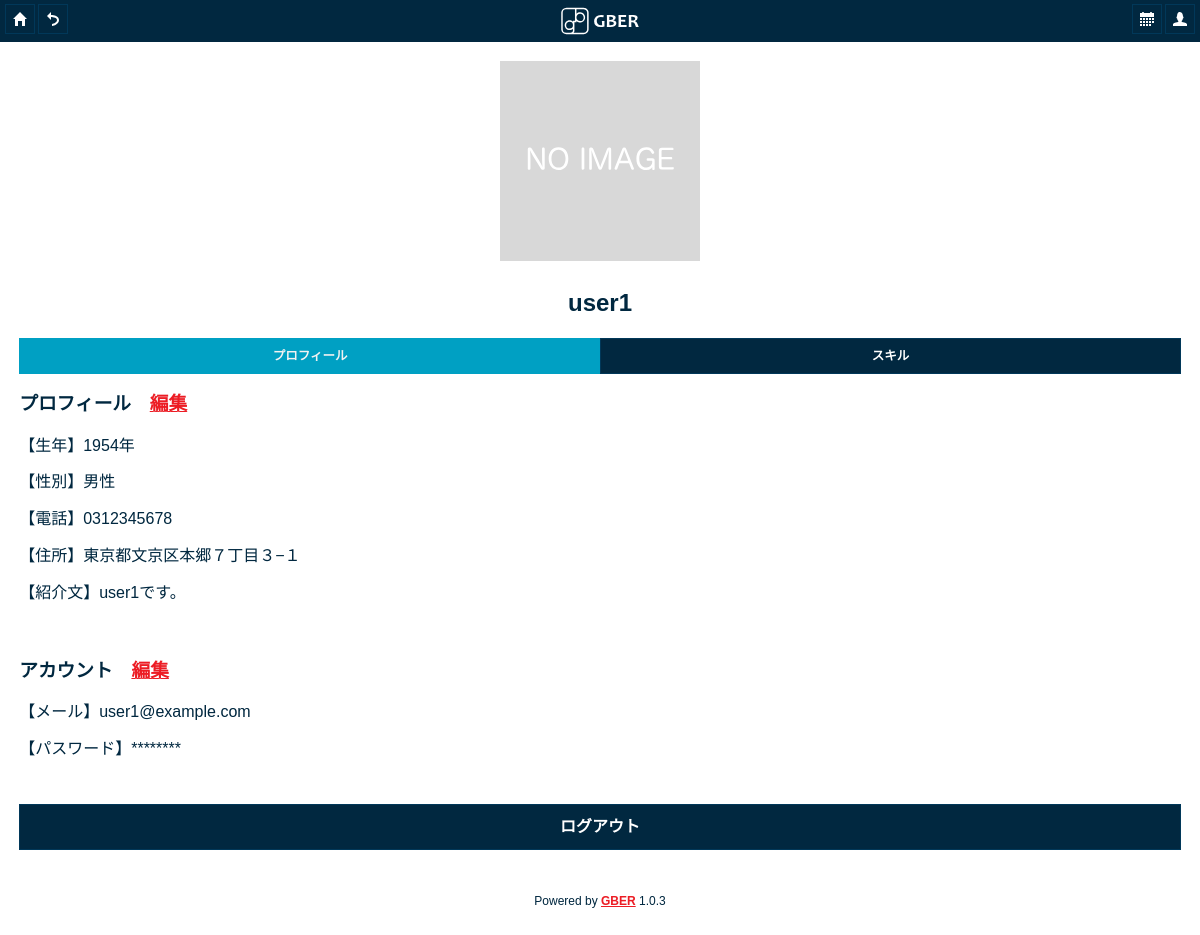
/gber/mypage.php?userno=1 (signed in), run on the app's committed database.
### tables this page shows
CREATE TABLE `db_user` (
  `userno` int(11) NOT NULL AUTO_INCREMENT,
  `mail` varchar(50) DEFAULT NULL,
  `phone` varchar(50) DEFAULT NULL,
  `nickname` varchar(20) DEFAULT NULL,
  `gender` varchar(10) DEFAULT NULL,
  `birthyear` int(11) DEFAULT NULL,
  `pass` varchar(255) DEFAULT NULL,
  `intro` text,
  `address_string` varchar(100) DEFAULT NULL,
  `mylat` float DEFAULT NULL,
  `mylng` float DEFAULT NULL,
  `master` int(11) NOT NULL DEFAULT '0',
  `adminmemo` text NOT NULL,
  `registered_date` date DEFAULT NULL,
  PRIMARY KEY (`userno`)
);

### gber/lib/auth.php (called while the page is built, shortened)
<?php
function generate_token() {
    return hash ( 'sha256', session_id() );
}
function h ($var) {
    if (is_array($var)){
        return array_map(h, $var);
    } else {
        return htmlspecialchars($var, ENT_QUOTES, 'UTF-8');
    }
}
?>

### gber/mypage.php (the view, shortened to what this page needs)
<?php
include __DIR__ . '/lib/auth.php';
?>
<!DOCTYPE html>
<html>
<head>
    <?php include("./common/commonhead.php"); ?>
    <link rel="stylesheet" type="text/css" href="js/rateit/rateit.css"/>
</head>
<body>
<div data-role="page" id="mypage">
    <?php
    $userno = $_GET['userno'];
    $sql = "SELECT * FROM db_user WHERE userno='" . $userno . "'";
    $result = mysql_query($sql) or die ("Query error: " . mysql_error());
    $records = array();
    while ($row = mysql_fetch_assoc($result)) {
        $records[] = $row;
    }
    $records[0]['intro'] = nl2br(h($records[0]['intro']));
    $caretakerflag = false;
    $groupmemberflag = false;
    ?>
    <?php include("./common/header.php"); ?>
    <div data-role="content">
        <div data-role="tabs" id="tabs">
            <div id="profile-container">
                <div>
                    <img src="./model/showuserimage.php?userno=<?php echo $userno; ?>"
                         onerror="this.src='img/noimage.svg';"/></div>
                <h2>
                    <?php
                    echo h($records[0]['nickname']);
                    ?>
                </h2>
            </div>
            <?php
            if ($userno == $_SESSION['userno']) {
                echo "<div data-role=\"navbar\" id=\"navbar\"><ul><li><a href=\"#profiletab\" data-ajax=\"false\">プロフィール</a></li><li><a href=\"#workstab\" data-ajax=\"false\">スキル</a></li></ul></div>";
            }
            ?>
            <div id="profiletab">
                <h3>プロフィール<?php if ($userno == $_SESSION['userno']
                        || $caretakerflag
                    ) {
                        echo "　<a href=\"editprofile.php?userno=" . $userno
                            . "\" rel=\"external\" data-role=\"none\">編集</a>";
                    } ?></h3>
                <?php
                if ($records[0]['birthyear'] == null) {
                    echo "<p>【生年】未設定</p>\n";
                } else {
                    echo "【生年】" . h($records[0]['birthyear']) . "年</p>\n";
                }
                if ($records[0]['gender'] == null) {
                    echo "<p>【性別】未設定</p>\n";
                } else {
                    echo "【性別】". h($records[0]['gender']) . "</p>\n";
                }
                if ($records[0]['phone'] == null) {
                    echo "<p>【電話】未設定</p>\n";
                } else {
                    echo "【電話】" . h($records[0]['phone']) . "</p>\n";
                }
                if ($records[0]['address_string'] == null) {
                    echo "<p>【住所】未設定</p>\n";
                } else {
                    echo "【住所】" . h($records[0]['address_string']) . "</p>\n";
                }
                if ($records[0]['intro'] == null) {
                    echo "<p>【紹介文】未設定</p>\n";
                } else {
                    echo "【紹介文】" . $records[0]['intro'] . "</p>\n";
                }
                ?>
                <?php
                if ($userno == $_SESSION['userno'] || $groupmemberflag
                    || $caretakerflag
                ) {
                    echo "</br><h3>アカウント";
                    if ($userno == $_SESSION['userno'] || $caretakerflag) {
                        echo "　<a href=\"editaccount.php?userno=" . $userno
                            . "\" rel=\"external\" data-role=\"none\">編集</a>";
                    }
                    echo "</h3>";
                    echo "<p>【メール】" . h($records[0]['mail']) . "</p>\n";
                    echo "<p>【パスワード】********</p>\n";
                }
                if ($userno == $_SESSION['userno']) {
                    $token = h(generate_token());
                    echo "</br><input type=\"button\" value=\"ログアウト\" onClick=\"logout('$token');\" />";
                }
                ?>
            </div>
    </div>
    <?php include("./common/commonFooter.php"); ?>
</div>
</body>
</html>

### gber/css/index.css (style rules this page uses)
html, body { height: 100%; margin: 0; padding: 0; }
body { -webkit-touch-callout: none; -webkit-text-size-adjust: none; -webkit-user-select: text; font-family:'HelveticaNeue-Light', 'HelveticaNeue', Helvetica, Arial, sans-serif; height:100%; margin:0px; padding:0px; width:100%; }
#profile-container { margin: 0 auto; text-align: center; }
#profile-container img { height: 200px; }

### gber/css/themes/gber.css (style rules this page uses)
html { font-size: 100%; }
body, input, select, textarea, button, .ui-btn { font-size: 1em; line-height: 1.3; font-family: sans-serif ; }
.ui-btn, label.ui-btn { font-weight: bold; border-width: 1px; border-style: solid; }
.ui-btn { text-decoration: none !important; }
.ui-btn-active { cursor: pointer; }
.ui-overlay-a, .ui-page-theme-a, .ui-page-theme-a .ui-panel-wrapper { background-color: #ffffff ; border-color: #eeeeee ; color: #012840 ; text-shadow: 0 0px 0 #f2f2f2 ; }
.ui-page-theme-a a, html .ui-bar-a a, html .ui-body-a a, html body .ui-group-theme-a a { color: #ed1c24 ; font-weight: bold; }
.ui-page-theme-a .ui-btn, html .ui-bar-a .ui-btn, html .ui-body-a .ui-btn, html body .ui-group-theme-a .ui-btn, html head + body .ui-btn.ui-btn-a, .ui-page-theme-a .ui-btn:visited, html .ui-bar-a .ui-btn:visited, html .ui-body-a .ui-btn:visited, html body .ui-group-theme-a .ui-btn:visited, html head + body .ui-btn.ui-btn-a:visited { background-color: #012840 ; border-color: #013859 ; color: #ffffff ; text-shadow: 0 0px 0 #012840 ; }
.ui-page-theme-a .ui-btn.ui-btn-active, html .ui-bar-a .ui-btn.ui-btn-active, html .ui-body-a .ui-btn.ui-btn-active, html body .ui-group-theme-a .ui-btn.ui-btn-active, html head + body .ui-btn.ui-btn-a.ui-btn-active, .ui-page-theme-a .ui-checkbox-on:after, html .ui-bar-a .ui-checkbox-on:after, html .ui-body-a .ui-checkbox-on:after, html body .ui-group-theme-a .ui-checkbox-on:after, .ui-btn.ui-checkbox-on.ui-btn-a:after, .ui-page-theme-a .ui-flipswitch-active, html .ui-bar-a .ui-flipswitch-active, html .ui-body-a .ui-flipswitch-active, html body .ui-group-theme-a .ui-flipswitch-active, html body .ui-flipswitch.ui-bar-a.ui-flipswitch-active, .ui-page-theme-a .ui-slider-track .ui-btn-active, html .ui-bar-a .ui-slider-track .ui-btn-active, html .ui-body-a .ui-slider-track .ui-btn-active, html body .ui-group-theme-a .ui-slider-track .ui-btn-active, html body div.ui-slider-track.ui-body-a .ui-btn-active { background-color: #00a0c3 ; border-color: #00a0c3 ; color: #f2f2f2 ; text-shadow: 0 0px 0 #00a0c3 ; }

### data on the page
db_user: nickname "user1", birthyear "1954", gender "男性", phone "0312345678", address_string "東京都文京区本郷７丁目３−１", intro "user1です。", mail "user1@example.com"

### other printed values
Constant::VERSION "1.0.3"
